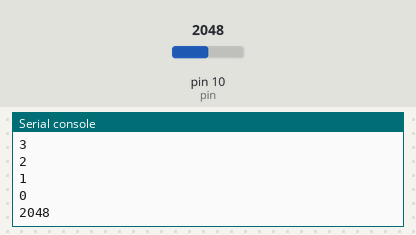
Bench run of a program on a simulated MicroPython board. Shown: the last lines printed to the serial console. The inputs (shaded band) are chosen by the test bench; at power-on: pin 10 (pin) = 2048 (analog values on the 0–4095 scale).

Above: at 11.2 s.
11.3 s: pin 10 (pin) set to 2866
At 12.8 s:
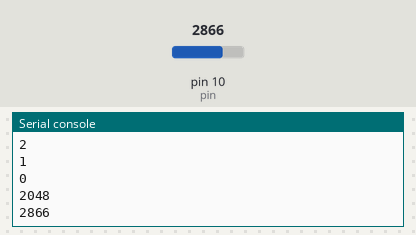
13.8 s: pin 10 (pin) set to 3603
At 15.5 s:
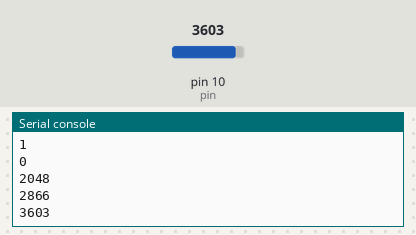
Timing chart, 0 to 17.0 s (numbered marks = the images above; inputs shaded):
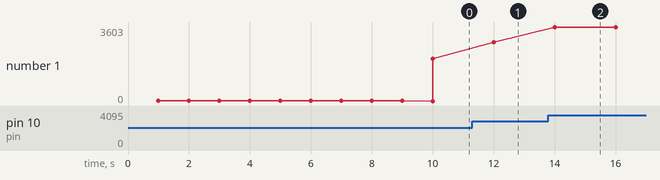

The program:

main.py
```python
# Date:		17.05.2017
# Author:	RBK1

# Description:	Main function for the BFH Airqiality Sensor
#		which communicates with the BFH Broker
#		and shows Data on the Demo Circuit.
#
# ------------------------------------------------

# Klasse Importieren
from time import sleep
from mqtt import MQTTClient
from network import WLAN
import machine
import json


# Main Code

# ADC initialisieren
adc = machine.ADC()
adc1 = adc.channel(pin='P10')

count = 0
# 2 Minuten aufwärmen
print('Aufwärmen')
while count < 10:
    sleep(1)
    count = count + 1
    print(10 - count)


while True:

    print(adc1.value())
    sleep(2)
```

Measured:
- after the input at 11.3 s, the serial console: prints a new line after 0.70 s (image 1)
- after the input at 13.8 s, the serial console: prints a new line after 0.20 s (image 2)
- plotted number 1: 2048 → 2866 after the input at 11.3 s, 2866 → 3603 after the input at 13.8 s
